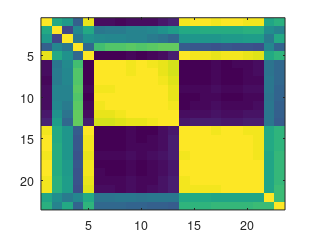

Write the MATLAB code that produced this figure. (Note: this script raises an error after producing the figure.)
%% Factor modelling of assets
%{
Name of QuantLet : SFA_cryptos

Published in : Genus_proximum_cryptos

Description : Performes Factor Analysis on a dataset of 23 variables, describing cryptos, 
stocks, FX and commodities.

Keywords : 
cryptocurrency, genus proximum, classiffication, multivariate analysis, factor models

Authors: Daniel Traian Pele, Niels Wesselhoft

Submitted : Thu, 21 March 2019

Datafiles : 'factor_an_static.m', 'stats_static.mat'

*************************************************************;
%}
%% Global Commands

clear;clc;

% specify directoy for the files
directory='D:\PROIECTE\berlin_2018\Final_code';
addpath(genpath(directory))
cd(directory)


%set global commands for font size and line width
size_font=9;
size_line=1.5;
set(0,'DefaultAxesFontSize',size_font,'DefaultTextFontSize',size_font);
set(0,'defaultlinelinewidth',size_line)

% figures
set(0, 'defaultFigurePaperType', 'A4')
set(0, 'defaultFigurePaperUnits', 'centimeters')
set(0, 'defaultFigurePaperPositionMode', 'auto')
figure_wide=[680 678 800 420];

% colors
color_blue=[0 102 204]./255;
color_green=[0 204 102]./255;
color_red=[204 0 0]./255;
color_black=[0 0 0];

% reset rngs before running
rng(1)

%% Data

load stats_static.mat



%% Corr

h=figure();
Rho=corr(stats);
Sigma=cov(stats);
imagesc(Rho);
colormap(coolwarm);
set(gca,'YTick',[1:length(est_labels)],'YTickLabel',est_labels, 'FontSize', 10);
set(gca,'XTick',[1:length(est_labels)],'XTickLabel',est_labels, 'FontSize', 10);
xtickangle(90);
colorbar();
%print(h,'-depsc','-r300','stats_corr') %-depsc


%% Eigenvalues

h=figure();
Eig=eig(Rho);
pareto(Eig);
yyaxis left
xlabel('Factors')
ylabel('Eigenvalue')

yyaxis right
ylabel('Cumulative variance proportion');
xlabel('Factors');
%print(h,'-depsc','-r300','class_vari') %-depsc

%% Factor model

[loadings,F] = factor_an_static(stats);

h=figure();
imagesc(loadings)
colormap(coolwarm)
xlabel('Factor')
ylabel('Loading')
set(gca,'YTick',[1:length(F)],'YTickLabel',est_labels, 'FontSize', 10);
colorbar()
set(gca,'XTick',[1:3])
%print(h,'-depsc','-r300','class_rota') %-depsc

%% Loadings
user_factor=2
for user_factor=[2 3]

h=figure();    
biplot(abs(loadings(:,[1 user_factor])),'VarLabels',est_labels)
xlim([0 1]);ylim([0 1])
xlabel('Tail Factor (absolute loadings)')
if user_factor==2
    ylabel('Moment factor (absolute loadings)')
elseif user_factor==3
    ylabel('Memory Factor (absolute loadings)')
end
%print(h,'-depsc','-r300','['class_map1' mat2str(user_factor)]) %-depsc

%% Scores

color_assets=nan(n_assets,3);
color_crypto=nan(n_assets,3);
[~,index_type_raw]=unique(type_assets,'stable');
index_type=[index_type_raw; n_assets];
n_types=length(index_type(1:end-1));

for i=1:n_assets
    if strcmp(type_assets{i},'Crypto')==1
        color_assets(i,:)=color_green;
        color_crypto(i,:)=color_green;
    elseif strcmp(type_assets{i},'Stock')==1
        color_assets(i,:)=color_black;
        color_crypto(i,:)=color_black;
    elseif strcmp(type_assets{i},'Exchange rate')==1
        color_assets(i,:)=color_blue;
        color_crypto(i,:)=color_black;
    elseif strcmp(type_assets{i},'Commodity')==1
        color_assets(i,:)=color_red;
        color_crypto(i,:)=color_black;
    end
end

h=figure();
scatter(F(:,1),F(:,user_factor),[],color_assets,'filled')
text_delta=0.3;
index_crypto=strcmp(type_assets,'Crypto');
text(F(index_crypto,1)+text_delta,F(index_crypto,user_factor),...
    asset_unique(index_crypto));
%if user_factor==2
    %ylim([-2 3.5])
%else
    %ylim([-5 5])
%end
xlabel('Tail Factor')
if user_factor==2
    ylabel('Moment factor')
elseif user_factor==3
    ylabel('Memory Factor')
end

hold on

for i=1:n_types

    if i==1
        user_color=color_green;
    elseif i==2
        user_color=color_black;
    elseif i==3
        user_color=color_blue;
    elseif i==4
        user_color=color_red;
    end
x=[F(index_type(i):index_type(i+1)-1,1),...
    F(index_type(i):index_type(i+1)-1,user_factor)];

grid_add=3;
grid_x=min(x(:,1))-grid_add:0.1:max(x(:,1)+grid_add);
grid_y=min(x(:,2))-grid_add:0.05:max(x(:,2)+grid_add);
[x1_raw,x2_raw] = meshgrid(grid_x, grid_y);
x1 = x1_raw(:);
x2 = x2_raw(:);
xi=[x1,x2];
fd=ksdensity(x,xi,'PlotFcn','contour');

user_level=0.015;
[C,~]=contour(grid_x,grid_y,reshape(fd,length(grid_y),length(grid_x)),[user_level,user_level],...
    'color',user_color,'linewidth',1.5);
end

%print(h,'-depsc','-r300','['class_scat1' mat2str(user_factor)]) %-depsc

hold off
end

%% 3d

scatter3(F(:,1),F(:,2),F(:,3),[],color_assets,'filled')

%% Logistic Regression

type_crypto=strcmp(type_assets,'Crypto');
type_crypto_mod=type_crypto+1;
for i=1
    [est_reg_para,est_reg_dev,est_reg_stats]=mnrfit(F,type_crypto_mod);
end

%% Linear Classification

h=figure();
user_factor=2;
scatter(F(:,1),F(:,user_factor),[],color_crypto,'filled'); hold on;

% Linear discriminant analysis
lda = fitcdiscr(F(:,[1 user_factor]),type_crypto);
K = lda.Coeffs(1,2).Const;
L = lda.Coeffs(1,2).Linear;

F_min=min(F(:,2))-2;
f = @(x1,x2) K + L(1)*x1 + L(2)*x2;
z=ezplot(f,[min(F(:,1)) max(F(:,1)) F_min max(F(:,2))]);
set(z,'color',color_red,'linewidth',2)

% Stats for LDA
ldaClass = resubPredict(lda);

bad = ldaClass~=type_crypto;
plot(F(bad,1), F(bad,2), 'rx'); 
%y_lim=[-2 4];
%ylim(y_lim);
title '';
xlabel('Tail Factor');ylabel('Moment Factor');
hold off;

%print(h,'-depsc','-r300','class_lin') %-depsc

%% Quadratic Classification

h=figure();
scatter(F(:,1),F(:,user_factor),[],color_crypto,'filled'); hold on;

% Linear discriminant analysis
lda = fitcdiscr(F(:,[1 user_factor]),type_crypto,'DiscrimType','quadratic');
K = lda.Coeffs(1,2).Const;
L = lda.Coeffs(1,2).Linear;
Q = lda.Coeffs(1,2).Quadratic;

f = @(x1,x2) K + L(1)*x1 + L(2)*x2 + Q(1,1)*x1.^2 + ...
    (Q(1,2)+Q(2,1))*x1.*x2 + Q(2,2)*x2.^2;
z = ezplot(f,[min(F(:,1)) max(F(:,1)) F_min max(F(:,2))]);
set(z,'color',color_red,'linewidth',2)


% Stats for LDA
ldaClass = resubPredict(lda);

bad = ldaClass~=type_crypto;
plot(F(bad,1), F(bad,2), 'rx');
xlabel('Tail Factor');ylabel('Moment Factor');
%ylim([y_lim]);
title '';
hold off;
%print(h,'-depsc','-r300','class_quadr') %-depsc


%% SVM

% train
cl = fitcsvm(F(:,1:2),type_crypto,'KernelFunction','rbf',...
    'BoxConstraint',Inf,'ClassNames',[0,1]);

% Predict scores over the grid
d = 0.02;
[x1Grid,x2Grid] = meshgrid(min(F(:,1)):d:max(F(:,1)),...
    F_min:d:max(F(:,2)));
xGrid = [x1Grid(:),x2Grid(:)];
[~,scores] = predict(cl,xGrid);

h=figure();
z(1:2) = scatter(F(:,1),F(:,user_factor),[],color_crypto,'filled');
hold on
%z(3) = plot(F(cl.IsSupportVector,1),F(cl.IsSupportVector,2),'ko');
contour(x1Grid,x2Grid,reshape(scores(:,2),size(x1Grid)),[0 0],'color',color_red,'linewidth',2);
%ylim([y_lim]);
title('');
xlabel('Tail Factor');ylabel('Moment Factor');
hold off
%print(h,'-depsc','-r300','class_svm') %-depsc
SVM = fitcsvm(F(:,1:2),type_crypto,'KernelFunction','rbf',...
    'BoxConstraint',Inf,'ClassNames',[0,1]);
SVMM = fitPosterior(SVM);
